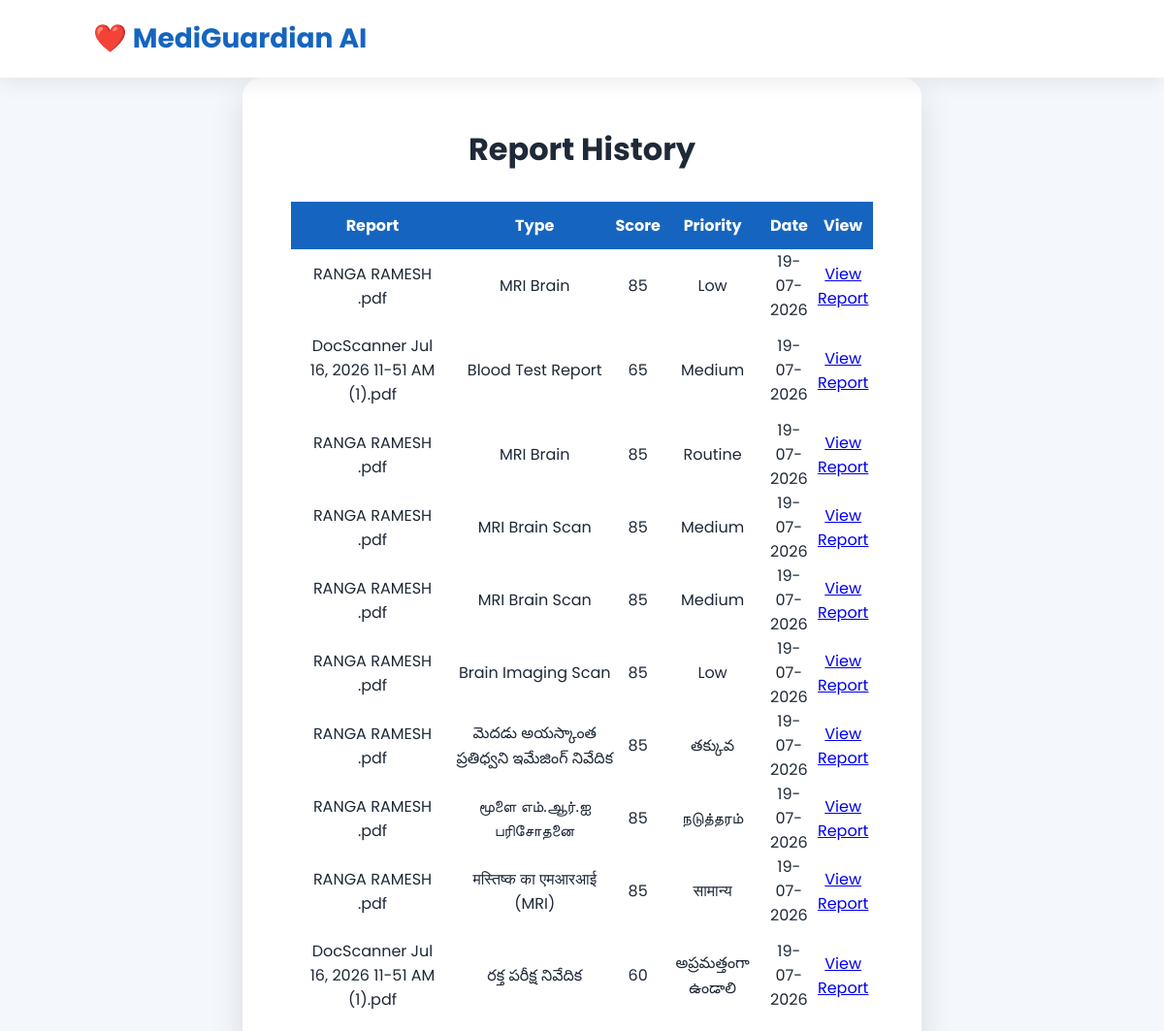
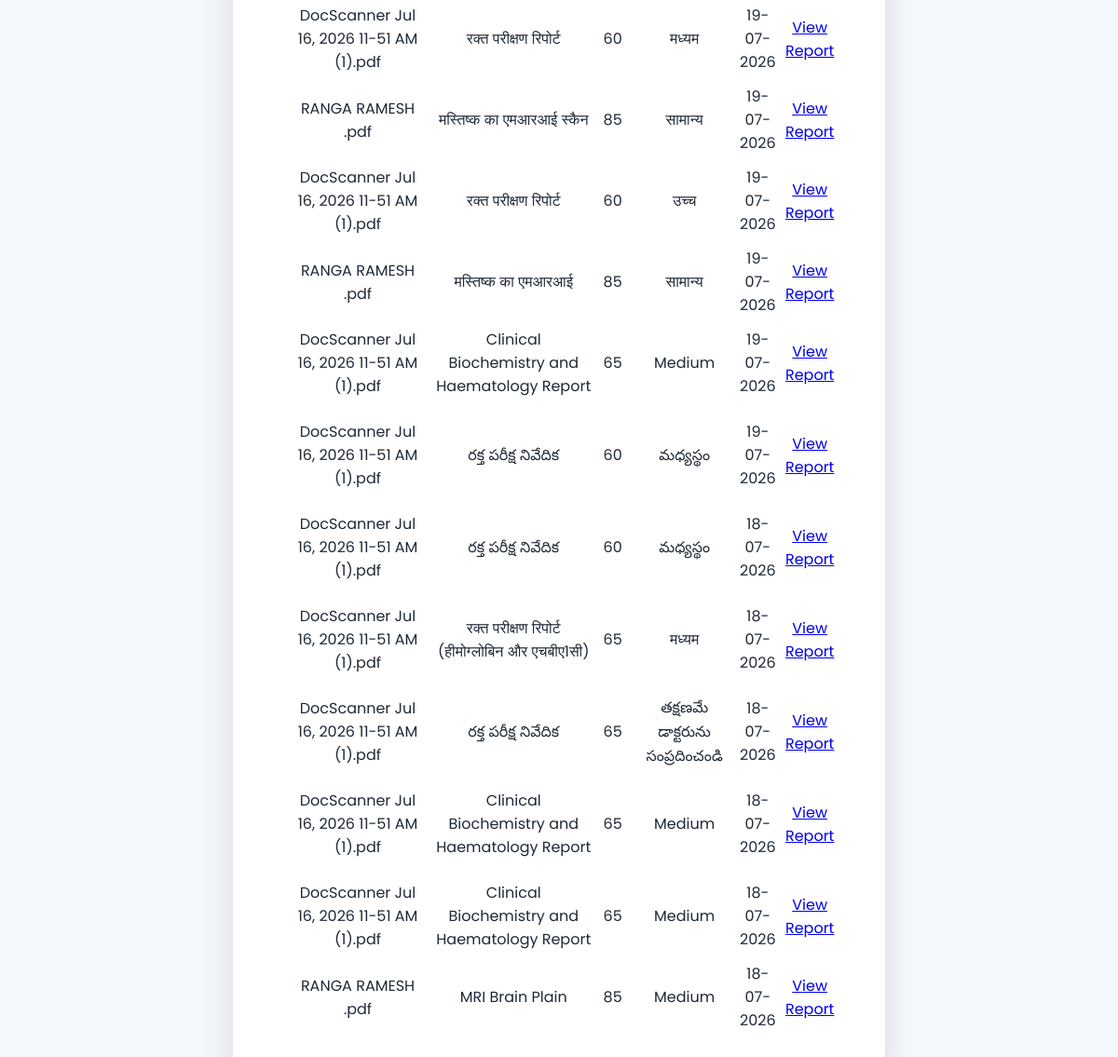
Screenshot of /history (signed in) with the database file from the repository (2 pictures, top to bottom).
### models.py (models this page shows)
class Report(db.Model):
    __tablename__ = "reports"
    id = db.Column(db.Integer, primary_key=True)
    user_id = db.Column(
        db.Integer,
        db.ForeignKey("users.id")
    )
    report_name = db.Column(db.String(200))
    report_type = db.Column(db.String(100))
    health_score = db.Column(db.Integer)
    priority = db.Column(db.String(50))
    summary = db.Column(db.Text)
    analysis_json = db.Column(db.Text)
    uploaded_at = db.Column(
        db.DateTime,
        default=datetime.utcnow
    )

### app.py (the view)
@app.route("/history")
@login_required
def history():
    reports = Report.query.filter_by(
        user_id=current_user.id
    ).order_by(
        Report.uploaded_at.desc()
    ).all()
    return render_template(
        "history.html",
        reports=reports
    )

### app.py (called while the page is built)
@login_manager.user_loader
def load_user(user_id):
    return User.query.get(int(user_id))

### templates/history.html (shortened to what this page needs)
<!DOCTYPE html>
<html>
<head>
    <link rel="stylesheet"
          href="{{ url_for('static', filename='css/style.css') }}">
</head>
<body>
<nav>
    <div class="logo">
        ❤️ MediGuardian AI
    </div>
</nav>
<div class="upload-container">
    <div class="upload-box">
        <h1>Report History</h1>
        {% if reports %}
            <table style="width:100%;margin-top:30px;border-collapse:collapse;">
                <tr style="background:#1565C0;color:white;">
                    <th style="padding:12px;">Report</th>
                    <th>Type</th>
                    <th>Score</th>
                    <th>Priority</th>
                    <th>Date</th>
                    <th>View</th>
                </tr>
                {% for report in reports %}
                <tr style="text-align:center;">
                    <td style="padding:12px;">
                        {{ report.report_name }}
                    </td>
                    <td>{{ report.report_type }}</td>
                    <td>{{ report.health_score }}</td>
                    <td>{{ report.priority }}</td>
                    <td>{{ report.uploaded_at.strftime('%d-%m-%Y') }}</td>
                    <td>
                        <a href="{{ url_for('view_report', report_id=report.id) }}">
                            View Report
                        </a>
                    </td>
                </tr>
                {% endfor %}
            </table>
        {% else %}
            <h3>No reports uploaded yet.</h3>
        {% endif %}
    </div>
</div>
</body>
</html>

### static/css/style.css (style rules this page uses)
* { margin:0; padding:0; box-sizing:border-box; font-family:'Poppins',sans-serif; }
body { background:#f4f8fc; color:#1f2937; }
nav { width:100%; height:80px; background:white; display:flex; justify-content:space-between; align-items:center; padding:0 8%; box-shadow:0 5px 20px rgba(0,0,0,.08); position:sticky; top:0; z-index:1000; }
.logo { font-size:28px; font-weight:700; color:#1565C0; }
.upload-container { min-height:90vh; display:flex; justify-content:center; align-items:center; }
.upload-box { width:700px; background:white; padding:50px; border-radius:20px; text-align:center; box-shadow:0 15px 35px rgba(0,0,0,.12); }
.upload-box h1 { margin-bottom:15px; }

### rows the page displays
Report: report_name "RANGA RAMESH .pdf", report_type "MRI Brain", health_score "85", priority "Low", uploaded_at "19-07-2026"
Report: report_name "DocScanner Jul 16, 2026 11-51 AM (1).pdf", report_type "Blood Test Report", health_score "65", priority "Medium", uploaded_at "19-07-2026"
Report: report_name "RANGA RAMESH .pdf", report_type "MRI Brain", health_score "85", priority "Routine", uploaded_at "19-07-2026"
Report: report_name "RANGA RAMESH .pdf", report_type "MRI Brain Scan", health_score "85", priority "Medium", uploaded_at "19-07-2026"
Report: report_name "RANGA RAMESH .pdf", report_type "MRI Brain Scan", health_score "85", priority "Medium", uploaded_at "19-07-2026"
Report: report_name "RANGA RAMESH .pdf", report_type "Brain Imaging Scan", health_score "85", priority "Low", uploaded_at "19-07-2026"
Report: report_name "RANGA RAMESH .pdf", report_type "మెదడు అయస్కాంత ప్రతిధ్వని ఇమేజింగ్ నివేదిక", health_score "85", priority "తక్కువ", uploaded_at "19-07-2026"
Report: report_name "RANGA RAMESH .pdf", report_type "மூளை எம்.ஆர்.ஐ பரிசோதனை", health_score "85", priority "நடுத்தரம்", uploaded_at "19-07-2026"
Report: report_name "RANGA RAMESH .pdf", report_type "मस्तिष्क का एमआरआई (MRI)", health_score "85", priority "सामान्य", uploaded_at "19-07-2026"
Report: report_name "DocScanner Jul 16, 2026 11-51 AM (1).pdf", report_type "రక్త పరీక్ష నివేదిక", health_score "60", priority "అప్రమత్తంగా ఉండాలి", uploaded_at "19-07-2026"
Report: report_name "DocScanner Jul 16, 2026 11-51 AM (1).pdf", report_type "रक्त परीक्षण रिपोर्ट", health_score "60", priority "मध्यम", uploaded_at "19-07-2026"
Report: report_name "RANGA RAMESH .pdf", report_type "मस्तिष्क का एमआरआई स्कैन", health_score "85", priority "सामान्य", uploaded_at "19-07-2026"
Report: report_name "DocScanner Jul 16, 2026 11-51 AM (1).pdf", report_type "रक्त परीक्षण रिपोर्ट", health_score "60", priority "उच्च", uploaded_at "19-07-2026"
Report: report_name "RANGA RAMESH .pdf", report_type "मस्तिष्क का एमआरआई", health_score "85", priority "सामान्य", uploaded_at "19-07-2026"
Report: report_name "DocScanner Jul 16, 2026 11-51 AM (1).pdf", report_type "Clinical Biochemistry and Haematology Report", health_score "65", priority "Medium", uploaded_at "19-07-2026"
Report: report_name "DocScanner Jul 16, 2026 11-51 AM (1).pdf", report_type "రక్త పరీక్ష నివేదిక", health_score "60", priority "మధ్యస్థం", uploaded_at "19-07-2026"
Report: report_name "DocScanner Jul 16, 2026 11-51 AM (1).pdf", report_type "రక్త పరీక్ష నివేదిక", health_score "60", priority "మధ్యస్థం", uploaded_at "18-07-2026"
Report: report_name "DocScanner Jul 16, 2026 11-51 AM (1).pdf", report_type "रक्त परीक्षण रिपोर्ट (हीमोग्लोबिन और एचबीए1सी)", health_score "65", priority "मध्यम", uploaded_at "18-07-2026"
Report: report_name "DocScanner Jul 16, 2026 11-51 AM (1).pdf", report_type "రక్త పరీక్ష నివేదిక", health_score "65", priority "తక్షణమే డాక్టరును సంప్రదించండి", uploaded_at "18-07-2026"
Report: report_name "DocScanner Jul 16, 2026 11-51 AM (1).pdf", report_type "Clinical Biochemistry and Haematology Report", health_score "65", priority "Medium", uploaded_at "18-07-2026"
Report: report_name "DocScanner Jul 16, 2026 11-51 AM (1).pdf", report_type "Clinical Biochemistry and Haematology Report", health_score "65", priority "Medium", uploaded_at "18-07-2026"
Report: report_name "RANGA RAMESH .pdf", report_type "MRI Brain Plain", health_score "85", priority "Medium", uploaded_at "18-07-2026"
